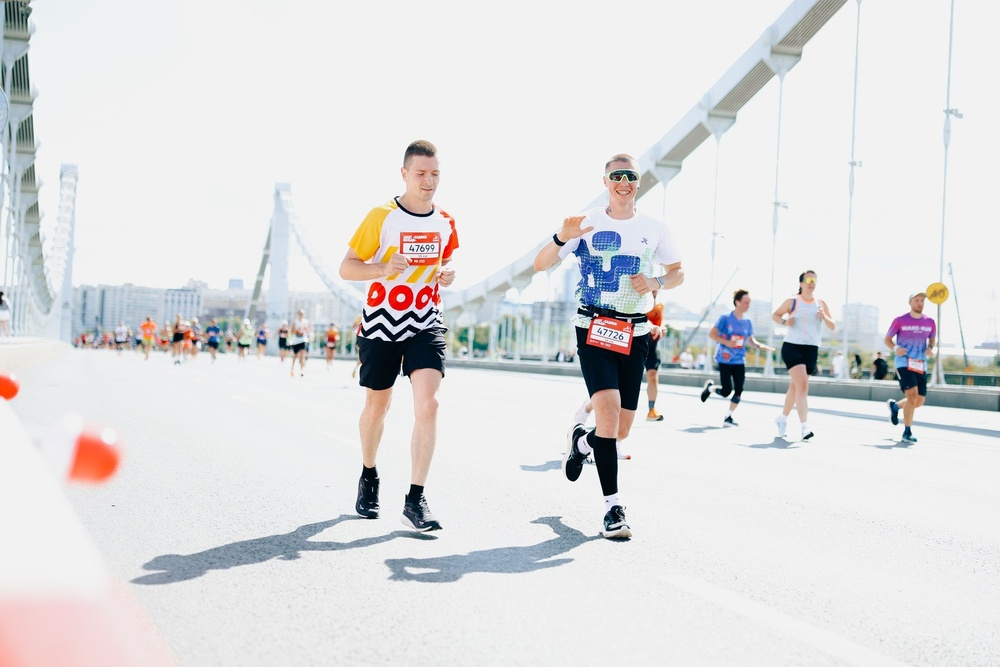
#> input picture base_aux/_1_SAND/RunNumberRecogniser/jpg/JPGS/1.jpg, 1000 x 667 px, shrunk from 1920 x 1280 before the run; its folder holds only this picture in this run
$ python jpg_2_recogn.py
#> lines starting #> are read from the running program, lines starting #| are printed output that depends on the picture; after the words box and inside, x2 and y2 are one past the last pixel; in counts of white or black regions, pixels touching at a corner belong together
import cv2
import numpy as np
import pytesseract
from PIL import Image
import os
import re
from enum import Enum


class PreprocessingMethod(Enum):
    NONE = "none"
    MORPHOLOGICAL = "morphological"
    ADAPTIVE_THRESHOLD = "adaptive_threshold"
    CANNY_EDGES = "canny_edges"
    GAUSSIAN_BLUR = "gaussian_blur"
    HISTOGRAM_EQUALIZATION = "histogram_equalization"
    COMBINED = "combined"


# Настраиваемые параметры для поиска контуров
CONTOUR_PARAMS = {
    'min_area': 500,
    'max_area': 10000,
    'min_aspect_ratio': 1.5,
    'max_aspect_ratio': 5.0,
    'epsilon_factor': 0.02,
    'min_vertices': 4,
    'max_vertices': 6,
    'contour_color': (0, 255, 0),
    'rejected_color': (0, 0, 255),
}

# Параметры предобработки
PREPROCESS_PARAMS = {
    'morph_kernel_size': 3,
    'adaptive_block_size': 11,
    'adaptive_c': 2,
    'canny_low_threshold': 50,
    'canny_high_threshold': 150,
    'gaussian_kernel_size': 5,
    'gaussian_sigma': 1.0,
    'cliplimit': 2.0,
    'tile_grid_size': (8, 8)
}


def apply_preprocessing(image, method=PreprocessingMethod.MORPHOLOGICAL):
    """Применение различных методов предобработки"""
    if method == PreprocessingMethod.NONE:
        return image.copy()

    elif method == PreprocessingMethod.MORPHOLOGICAL:
        # Морфологические операции для улучшения текста
        kernel = np.ones((PREPROCESS_PARAMS['morph_kernel_size'],
                          PREPROCESS_PARAMS['morph_kernel_size']), np.uint8)
        processed = cv2.morphologyEx(image, cv2.MORPH_CLOSE, kernel)
        processed = cv2.morphologyEx(processed, cv2.MORPH_OPEN, kernel)
        return processed

    elif method == PreprocessingMethod.ADAPTIVE_THRESHOLD:
        # Адаптивная бинаризация
        return cv2.adaptiveThreshold(
            image, 255, cv2.ADAPTIVE_THRESH_GAUSSIAN_C,
            cv2.THRESH_BINARY, PREPROCESS_PARAMS['adaptive_block_size'],
            PREPROCESS_PARAMS['adaptive_c']
        )

    elif method == PreprocessingMethod.CANNY_EDGES:
        # Детектор краев Canny
        edges = cv2.Canny(image, PREPROCESS_PARAMS['canny_low_threshold'],
                          PREPROCESS_PARAMS['canny_high_threshold'])
        # Заполняем контуры
        kernel = np.ones((3, 3), np.uint8)
        return cv2.dilate(edges, kernel, iterations=1)

    elif method == PreprocessingMethod.GAUSSIAN_BLUR:
        # Размытие по Гауссу для уменьшения шума
        return cv2.GaussianBlur(
            image,
            (PREPROCESS_PARAMS['gaussian_kernel_size'],
             PREPROCESS_PARAMS['gaussian_kernel_size']),
            PREPROCESS_PARAMS['gaussian_sigma']
        )

    elif method == PreprocessingMethod.HISTOGRAM_EQUALIZATION:
        # Выравнивание гистограммы для улучшения контраста
        if len(image.shape) == 2:
            return cv2.equalizeHist(image)
        else:
            # Для цветных изображений
            ycrcb = cv2.cvtColor(image, cv2.COLOR_BGR2YCrCb)
            ycrcb[:, :, 0] = cv2.equalizeHist(ycrcb[:, :, 0])
            return cv2.cvtColor(ycrcb, cv2.COLOR_YCrCb2BGR)

    elif method == PreprocessingMethod.COMBINED:
        # Комбинированный метод
        # 1. Размытие для уменьшения шума
        blurred = cv2.GaussianBlur(image, (5, 5), 1.5)
        # 2. Адаптивная бинаризация
        binary = cv2.adaptiveThreshold(
            blurred, 255, cv2.ADAPTIVE_THRESH_GAUSSIAN_C,
            cv2.THRESH_BINARY, 11, 2
        )
        # 3. Морфологические операции
        kernel = np.ones((3, 3), np.uint8)
        processed = cv2.morphologyEx(binary, cv2.MORPH_CLOSE, kernel)
        processed = cv2.morphologyEx(processed, cv2.MORPH_OPEN, kernel)
        return processed

    return image.copy()


def compare_preprocessing_methods(image_path, output_folder="preprocessing_comparison"):
    """Сравнение различных методов предобработки"""
    os.makedirs(output_folder, exist_ok=True)

    original = cv2.imread(image_path, cv2.IMREAD_GRAYSCALE)
    if original is None:
        return

    results = {}

    for method in PreprocessingMethod:
        processed = apply_preprocessing(original, method)

        # Сохраняем результат
        filename = os.path.basename(image_path)
        output_path = os.path.join(output_folder, f"{method.value}_{filename}")
        cv2.imwrite(output_path, processed)

        # Считаем контуры для оценки эффективности
        contours, _ = cv2.findContours(processed, cv2.RETR_EXTERNAL, cv2.CHAIN_APPROX_SIMPLE)
        suitable_contours = []

        for contour in contours:
            epsilon = CONTOUR_PARAMS['epsilon_factor'] * cv2.arcLength(contour, True)
            approx = cv2.approxPolyDP(contour, epsilon, True)
            area = cv2.contourArea(contour)
            x, y, w, h = cv2.boundingRect(contour)
            aspect_ratio = w / h if h > 0 else 0
            vertices = len(approx)

            area_ok = CONTOUR_PARAMS['min_area'] <= area <= CONTOUR_PARAMS['max_area']
            aspect_ok = CONTOUR_PARAMS['min_aspect_ratio'] <= aspect_ratio <= CONTOUR_PARAMS['max_aspect_ratio']
            vertices_ok = CONTOUR_PARAMS['min_vertices'] <= vertices <= CONTOUR_PARAMS['max_vertices']

            if area_ok and aspect_ok and vertices_ok:
                suitable_contours.append(contour)

        results[method.value] = {
            'total_contours': len(contours),
            'suitable_contours': len(suitable_contours),
            'image': processed
        }

    return results


def find_best_preprocessing_method(image_path):
    """Автоматический подбор лучшего метода предобработки"""
    comparison = compare_preprocessing_methods(image_path)

    best_method = None
    best_score = -1

    for method, data in comparison.items():
        if data['suitable_contours'] > 0:
            # Оценка: количество подходящих контуров / общее количество контуров
            score = data['suitable_contours'] / max(1, data['total_contours'])
            if score > best_score:
                best_score = score
                best_method = method

    return best_method, comparison


def visualize_contours_with_preprocessing(image_path, method=PreprocessingMethod.MORPHOLOGICAL,
                                          output_folder="visualized_results"):
    """Визуализация контуров с предобработкой"""
    os.makedirs(output_folder, exist_ok=True)

    # Загрузка и предобработка
    original = cv2.imread(image_path, cv2.IMREAD_GRAYSCALE)
    if original is None:
        return None, None

    processed = apply_preprocessing(original, method)

    # Создаем цветную копию для визуализации
    color_original = cv2.cvtColor(original, cv2.COLOR_GRAY2BGR)
    color_processed = cv2.cvtColor(processed, cv2.COLOR_GRAY2BGR)

    # Поиск контуров на обработанном изображении
    contours, _ = cv2.findContours(processed, cv2.RETR_EXTERNAL, cv2.CHAIN_APPROX_SIMPLE)

    suitable_contours = []
    rejected_contours = []

    for i, contour in enumerate(contours):
        epsilon = CONTOUR_PARAMS['epsilon_factor'] * cv2.arcLength(contour, True)
        approx = cv2.approxPolyDP(contour, epsilon, True)

        area = cv2.contourArea(contour)
        x, y, w, h = cv2.boundingRect(contour)
        aspect_ratio = w / h if h > 0 else 0
        vertices = len(approx)

        area_ok = CONTOUR_PARAMS['min_area'] <= area <= CONTOUR_PARAMS['max_area']
        aspect_ok = CONTOUR_PARAMS['min_aspect_ratio'] <= aspect_ratio <= CONTOUR_PARAMS['max_aspect_ratio']
        vertices_ok = CONTOUR_PARAMS['min_vertices'] <= vertices <= CONTOUR_PARAMS['max_vertices']

        is_suitable = area_ok and aspect_ok and vertices_ok

        if is_suitable:
            suitable_contours.append(contour)
            cv2.drawContours(color_processed, [contour], -1, CONTOUR_PARAMS['contour_color'], 2)
            cv2.drawContours(color_original, [contour], -1, CONTOUR_PARAMS['contour_color'], 2)
            cv2.putText(color_processed, f"A:{area:.0f}", (x, y - 10),
                        cv2.FONT_HERSHEY_SIMPLEX, 0.5, CONTOUR_PARAMS['contour_color'], 1)
        else:
            rejected_contours.append(contour)
            cv2.drawContours(color_processed, [contour], -1, CONTOUR_PARAMS['rejected_color'], 1)

    # Сохраняем результаты
    filename = os.path.basename(image_path)
    original_output = os.path.join(output_folder, f"original_{filename}")
    processed_output = os.path.join(output_folder, f"processed_{method.value}_{filename}")

    cv2.imwrite(original_output, color_original)
    cv2.imwrite(processed_output, color_processed)

    print(f"Метод: {method.value}")
    print(f"  Всего контуров: {len(contours)}")
    print(f"  Подходящих: {len(suitable_contours)}")
    print(f"  Отклоненных: {len(rejected_contours)}")

    return suitable_contours, processed


def process_with_optimal_preprocessing(image_path):
    """Обработка с автоматическим выбором лучшего метода предобработки"""
    print(f"\nПоиск оптимального метода предобработки для: {os.path.basename(image_path)}")

    best_method, comparison = find_best_preprocessing_method(image_path)

    if best_method:
        print(f"Лучший метод: {best_method}")

        # Применяем лучший метод
        method_enum = PreprocessingMethod(best_method)
        suitable_contours, processed_img = visualize_contours_with_preprocessing(
            image_path, method_enum
        )

        if suitable_contours:
            # Распознаем числа с найденных областей
            all_numbers = []
            img_gray = cv2.imread(image_path, cv2.IMREAD_GRAYSCALE)

            for contour in suitable_contours:
                x, y, w, h = cv2.boundingRect(contour)
                roi = img_gray[y:y + h, x:x + w]

                # Дополнительная обработка ROI для лучшего распознавания
                roi_processed = apply_preprocessing(roi, PreprocessingMethod.MORPHOLOGICAL)
                numbers = recognize_numbers_from_plate(roi_processed)

                if numbers:
                    all_numbers.extend(numbers)

            return all_numbers, processed_img, best_method

    print("Не удалось найти подходящий метод предобработки")
    return None, None, None


def recognize_numbers_from_plate(plate_image):
    """Распознавание чисел с таблички"""
    # Улучшаем изображение для OCR
    enhanced = cv2.convertScaleAbs(plate_image, alpha=1.5, beta=0)

    # Преобразуем в PIL Image
    pil_img = Image.fromarray(enhanced)

    # Пробуем разные конфигурации Tesseract
    configs = [
        r'--oem 3 --psm 8 -c tessedit_char_whitelist=0123456789',
        r'--oem 3 --psm 7 -c tessedit_char_whitelist=0123456789',
        r'--oem 3 --psm 13 -c tessedit_char_whitelist=0123456789'  # Для выровненного текста
    ]

    all_numbers = []
    for config in configs:
        text = pytesseract.image_to_string(pil_img, config=config)
        numbers = re.findall(r'\d{3,5}', text)
        all_numbers.extend(numbers)

    # Убираем дубликаты
    return list(set(all_numbers))


def batch_process_with_preprocessing(folder_path="JPGS"):
    """Пакетная обработка всех изображений с предобработкой"""
    if not os.path.exists(folder_path):
        print(f"Папка {folder_path} не существует!")
        return {}

    jpg_files = [f for f in os.listdir(folder_path)
                 if f.lower().endswith(('.jpg', '.jpeg', '.png'))]

    results = {}
    methods_used = {}

    for filename in jpg_files:
        image_path = os.path.join(folder_path, filename)
        print(f"\nОбработка: {filename}")

        numbers, processed_img, method = process_with_optimal_preprocessing(image_path)

        if numbers:
            results[filename] = numbers
            methods_used[filename] = method
            print(f"  Распознанные номера: {numbers}")
        else:
            print("  Номера не найдены")

    # Статистика использования методов
    print("\nСтатистика методов предобработки:")
    method_counts = {}
    for method in methods_used.values():
        method_counts[method] = method_counts.get(method, 0) + 1

    for method, count in method_counts.items():
        print(f"  {method}: {count} изображений")

    return results


def update_preprocess_params(new_params):
    """Обновление параметров предобработки"""
    global PREPROCESS_PARAMS
    PREPROCESS_PARAMS.update(new_params)
    print("Параметры предобработки обновлены:")


def main():
    # Проверяем наличие Tesseract
    try:
        pytesseract.get_tesseract_version()
#> (this line was passed over: pytesseract is not available in this run)
    except:
        print("Tesseract не установлен или не найден в PATH")
        return

    # Настраиваем параметры предобработки
    custom_preprocess_params = {
        'morph_kernel_size': 3,
        'adaptive_block_size': 15,  # Больший размер блока для крупного текста
        'adaptive_c': 3,
        'canny_low_threshold': 30,  # Более чувствительный детектор краев
        'canny_high_threshold': 100,
    }
    update_preprocess_params(custom_preprocess_params)

    print("Доступные методы предобработки:")
    for method in PreprocessingMethod:
        print(f"  - {method.value}")

    print("\nНачинаем обработку с автоматическим подбором предобработки...")
    results = batch_process_with_preprocessing("JPGS")
#> the loop in compare_preprocessing_methods, `for method in PreprocessingMethod:` made 7 passes
#> pass 3, in compare_preprocessing_methods, `processed = apply_preprocessing(original, method)`:
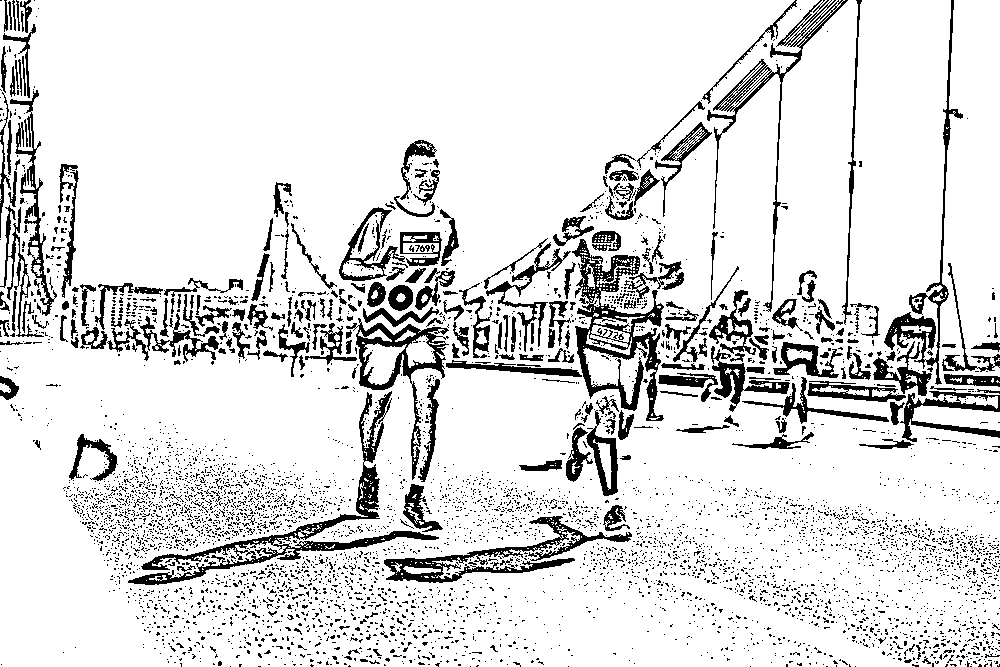
#> processed: shape (667, 1000); 87% white; 5387 black regions (5106 under 20 px), largest, box (x1, y1, x2, y2) and area: (128, 391, 439, 585) 5200, (572, 239, 664, 421) 5117, (384, 516, 632, 583) 3327
#> after the loop in compare_preprocessing_methods, `for method in PreprocessingMethod:`:
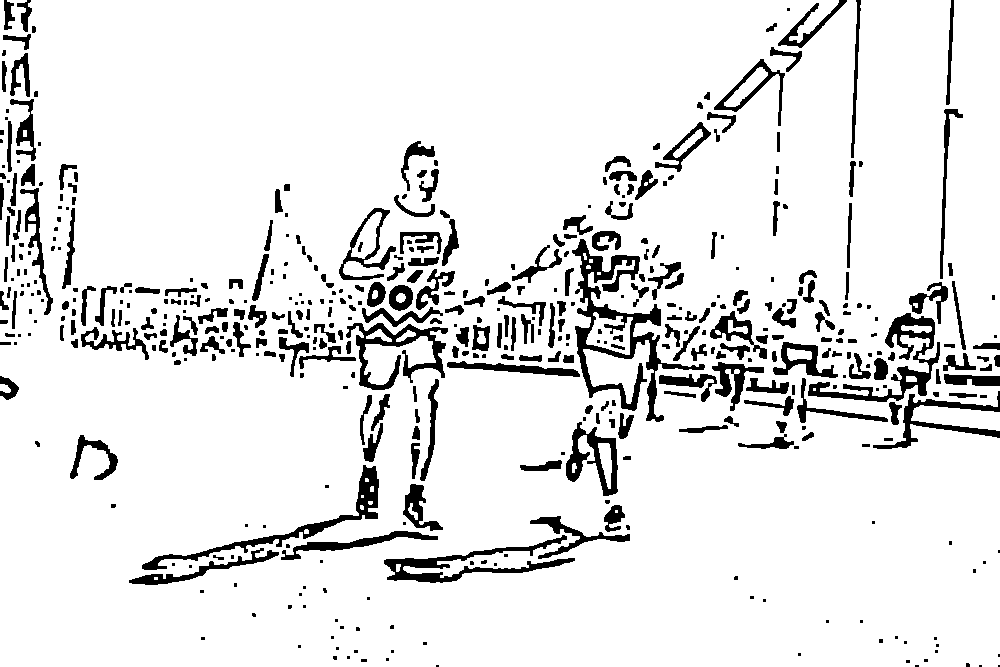
#> processed: shape (667, 1000); 90.2% white; 492 black regions (186 under 20 px), largest, box (x1, y1, x2, y2) and area: (572, 239, 705, 422) 4906, (808, 313, 940, 402) 2570, (142, 465, 379, 570) 2257
#> after the loop in compare_preprocessing_methods, `for method in PreprocessingMethod:`: results = 7 items
#> the loop in find_best_preprocessing_method, `for method, data in comparison.items():` made 7 passes
#> (method, score, best_score, best_method) on passes 3, 7: ('adaptive_threshold', 0.0323, 0.0323, 'adaptive_threshold'), ('combined', 0.333, 0.333, 'combined')
#> after the loop in find_best_preprocessing_method, `for method, data in comparison.items():`: best_score = 0.333
#> in process_with_optimal_preprocessing, `best_method, comparison = find_best_preprocessing_method(image_path)`: best_method = 'combined'; comparison = 7 items
#| Лучший метод: combined
#> in visualize_contours_with_preprocessing, `contours, _ = cv2.findContours(processed, cv2.RETR_EXTERNAL, cv2.CHAIN..`: contours = 3 contours; box (x1, y1, x2, y2) and area: (0, 0, 1000, 667) 658190, (911, 405, 1000, 431) 1432, (0, 384, 11, 393) 60
#> the loop in visualize_contours_with_preprocessing, `for i, contour in enumerate(contours):` made 3 passes
#> (epsilon, area, x, y, w, h, aspect_ratio, vertices) on passes 2 to 3: (0.638, 59.5, 0, 384, 11, 9, 1.22, 8), (99.7, 658190.5, 0, 0, 1000, 667, 1.5, 11)
#> after the loop in visualize_contours_with_preprocessing, `for i, contour in enumerate(contours):`:
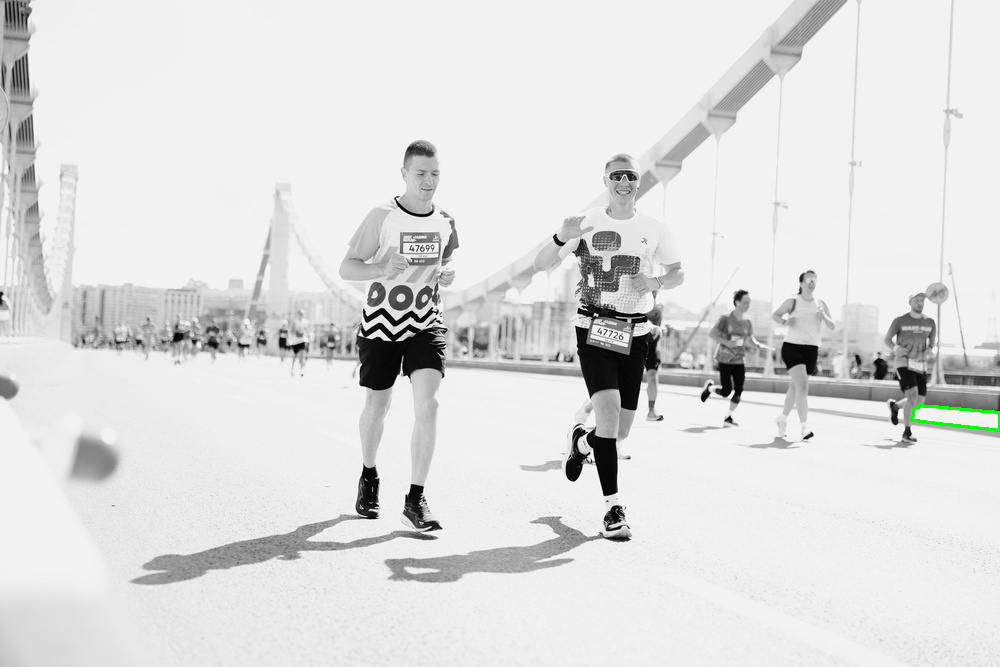
#> color_original: shape (667, 1000, 3); mean B, G, R 221.6, 221.8, 221.6
#> after the loop in visualize_contours_with_preprocessing, `for i, contour in enumerate(contours):`:
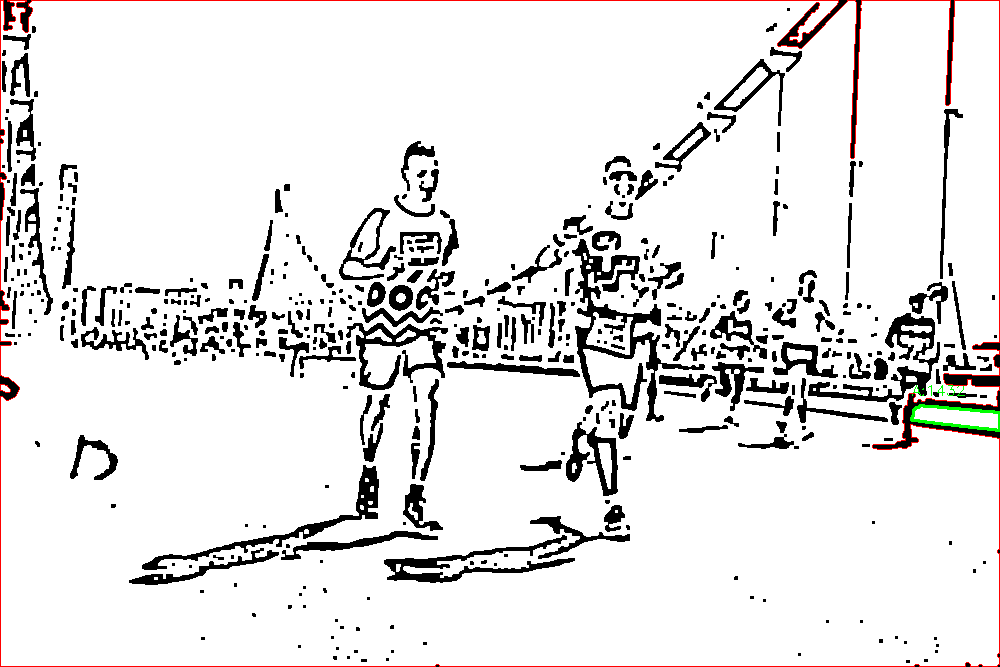
#> color_processed: shape (667, 1000, 3); mean B, G, R 228, 228.2, 229.8
#> after the loop in visualize_contours_with_preprocessing, `for i, contour in enumerate(contours):`: rejected_contours = 2 contours; box (x1, y1, x2, y2) and area: (0, 0, 1000, 667) 658190, (0, 384, 11, 393) 60; suitable_contours = 1 contour; box (x1, y1, x2, y2) and area: (911, 405, 1000, 431) 1432
#|   Всего контуров: 3
#|   Подходящих: 1
#|   Отклоненных: 2
#> the loop in process_with_optimal_preprocessing, `for contour in suitable_contours:` made 1 pass
#> (x, y, w, h, kernel in apply_preprocessing) on pass 1: (911, 405, 89, 26, [[1, 1, 1], [1, 1, 1], [1, 1, 1]])
#> pass 1, in recognize_numbers_from_plate, `enhanced = cv2.convertScaleAbs(plate_image, alpha=1.5, beta=0)`:
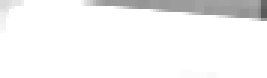
#> enhanced: shape (26, 89) (shown 3 times larger); min 90, max 255, mean 243.8
#> after the loop in process_with_optimal_preprocessing, `for contour in suitable_contours:`: all_numbers = []

    print("\n" + "=" * 60)
    print("ИТОГОВЫЕ РЕЗУЛЬТАТЫ:")
    print("=" * 60)

    if results:
        for filename, numbers in results.items():
            print(f"{filename}: {numbers}")
    else:
        print("Не удалось распознать номера ни на одном изображении")


if __name__ == "__main__":
    main()
#> (the call stopped at in recognize_numbers_from_plate, `text = pytesseract.image_to_string(pil_img, config=config)`: pytesseract is not available in this run)
